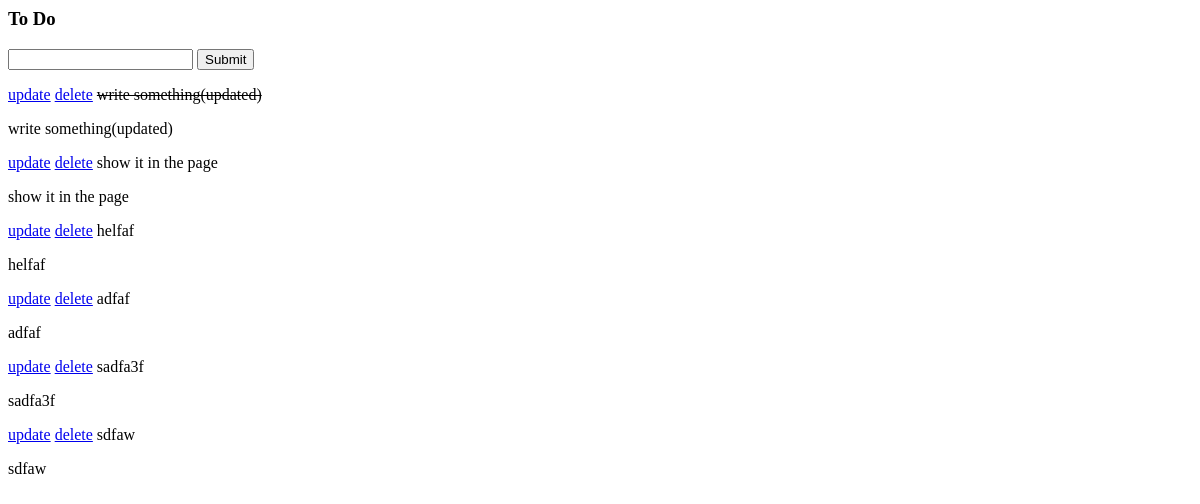
Before: / with the older database file.
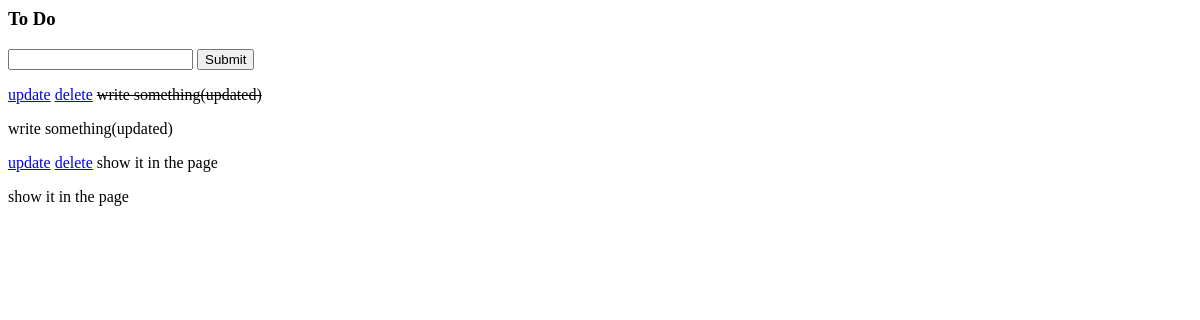
After: the same page with the newer database file.
### tasks/models.py (models this page shows)
class Task(models.Model):
    title = models.CharField(max_length=200)
    complete = models.BooleanField(default=False)
    created = models.DateTimeField(auto_now_add=True)
    def __str__(self):
        return self.title

### tasks/views.py (the view)
# urls.py: path("", views.index, name="list"),
def index(request):
    tasks = Task.objects.all()
    form = TaskForm()
    if request.method == "POST":
        form = TaskForm(request.POST)
        if form.is_valid():
            form.save()
        return redirect("/")
    context = {
        'tasks': tasks,
        'form': form
    }
    return render(request, 'tasks/list.html', context)

### tasks/forms.py
class TaskForm(forms.ModelForm):
    class Meta:
        model = Task
        fields = '__all__'

### tasks/templates/tasks/list.html
<h3>To Do</h3>
<form method="POST" action="/">
  {% csrf_token %} {{form.title}}
  <input type="submit" name="create Task" />
</form>
{% for task in tasks %}
<div>
  <a href="{% url 'update_task' task.id %}">update</a>
  <a href="{% url 'delete' task.id %}">delete</a>
  {% if task.complete == True %}
  <strike>{{task}}</strike>
  {% else %}
  <span>{{task}}</span>
  {% endif %}
  <p>{{task}}</p>
</div>
{% endfor %}

Changed rows visible on the page:
removed Task: title "helfaf"
removed Task: title "adfaf"
removed Task: title "sadfa3f"
removed Task: title "sdfaw"
